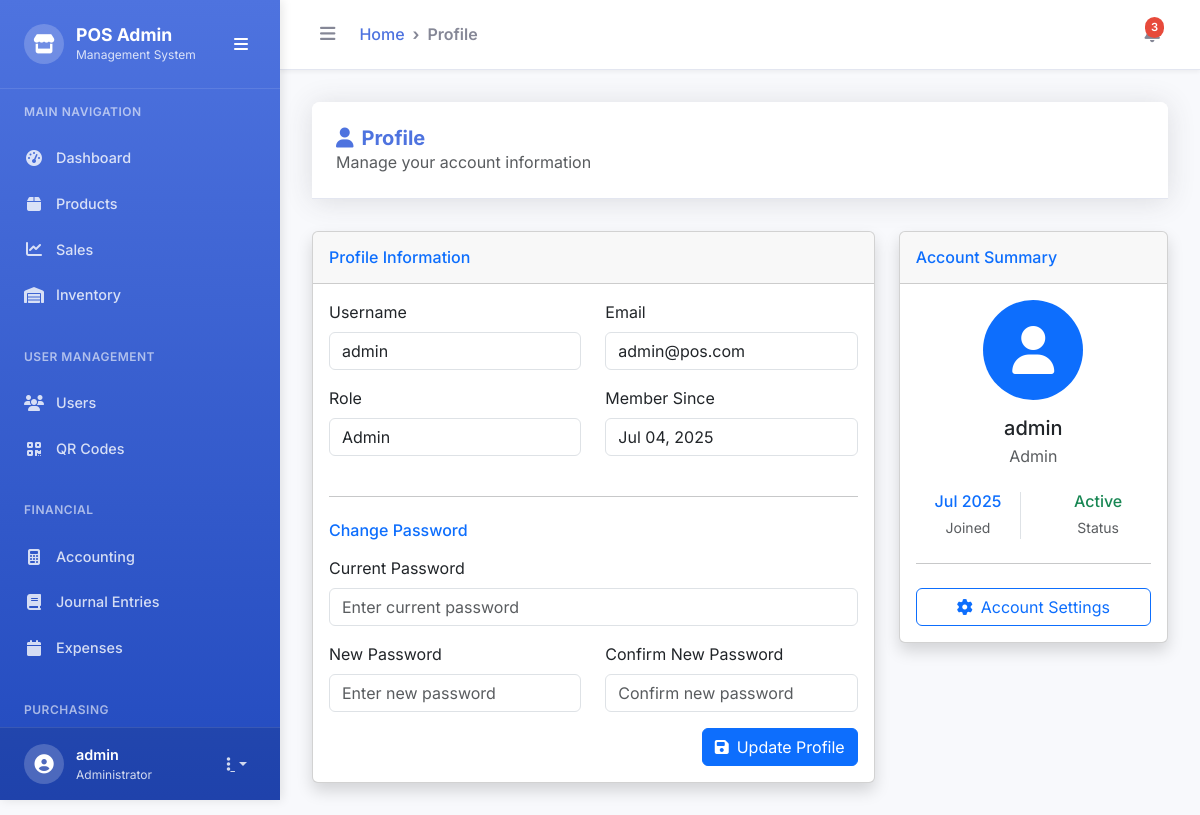
/admin/profile.php (signed in), run on an earlier commit of the app's database.
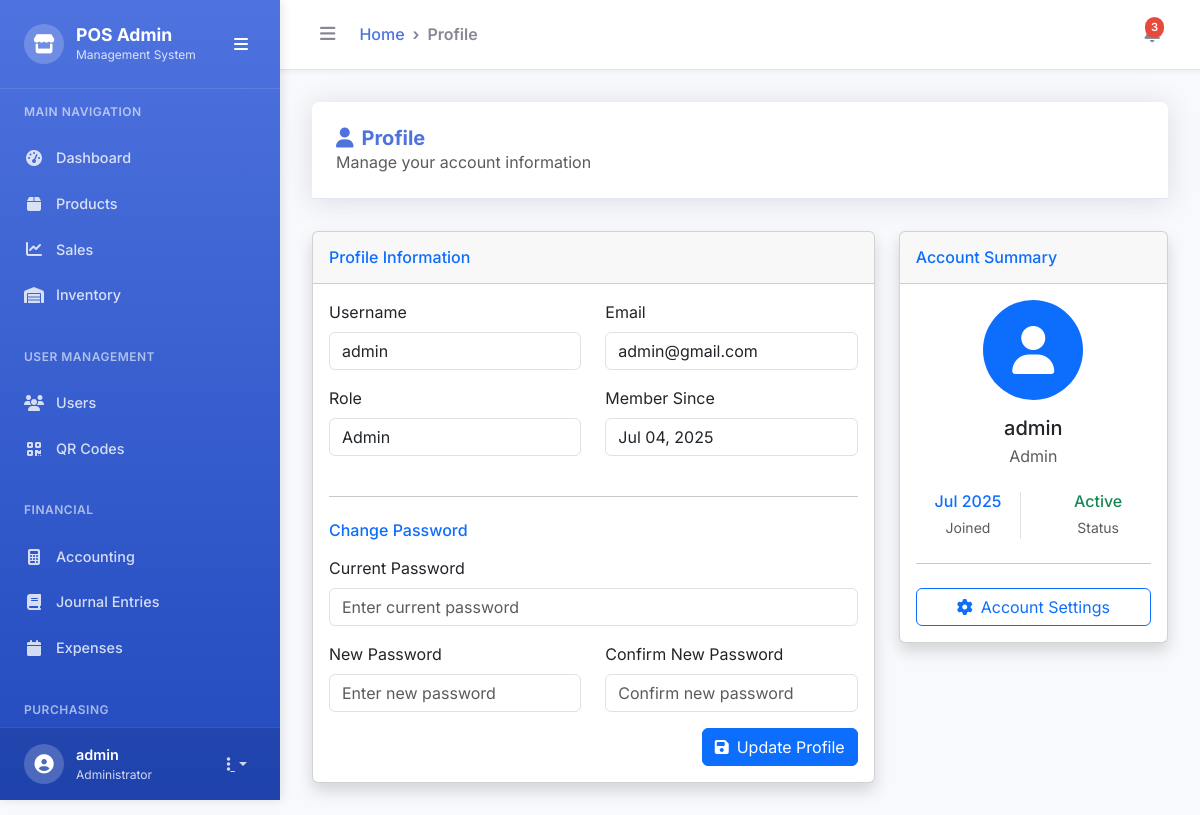
And on a later commit of the database.
### tables this page shows
CREATE TABLE IF NOT EXISTS `users` (
  `id` int(11) NOT NULL AUTO_INCREMENT,
  `username` varchar(50) NOT NULL,
  `email` varchar(100) NOT NULL,
  `password` varchar(255) NOT NULL,
  `role` enum('admin','users','cashier','manager') DEFAULT 'cashier',
  `created_at` timestamp NULL DEFAULT CURRENT_TIMESTAMP,
  `updated_at` timestamp NULL DEFAULT CURRENT_TIMESTAMP ON UPDATE CURRENT_TIMESTAMP,
  PRIMARY KEY (`id`),
  UNIQUE KEY `username` (`username`),
  UNIQUE KEY `email` (`email`)
);

### includes/auth.php (called while the page is built, shortened)
<?php
function getCurrentUser()
{
      $pdo = getDBConnection();
      $stmt = $pdo->prepare("SELECT * FROM users WHERE id = ?");
      $stmt->execute([$_SESSION['user_id']]);
      return $stmt->fetch(PDO::FETCH_ASSOC);
}

### admin/profile.php (the view, shortened to what the changed rows need)
<?php
require_once '../includes/auth.php';
$user = getCurrentUser();
?>
<!DOCTYPE html>
<html lang="en">
<head>
      <link href="https://cdn.jsdelivr.net/npm/bootstrap@5.3.0/dist/css/bootstrap.min.css" rel="stylesheet">
      <link rel="stylesheet" href="https://cdnjs.cloudflare.com/ajax/libs/font-awesome/6.4.0/css/all.min.css">
      <link rel="stylesheet" href="assets/css/admin.css">
</head>
<body>
      <div class="admin-layout">
            <div class="admin-main">
                  <div class="admin-content">
                        <div class="content-card">
                              <div class="content-card-header">
                                    <h1 class="content-card-title">
                                          <i class="fas fa-user"></i>
                                          Profile
                                    </h1>
                              </div>
                        </div>
                        <div class="row">
                              <div class="col-lg-8">
                                    <div class="card shadow">
                                          <div class="card-body">
                                                <form method="POST" action="">
                                                      <div class="row">
                                                            <div class="col-md-6 mb-3">
                                                                  <label for="username" class="form-label">Username</label>
                                                                  <input type="text" class="form-control" id="username" name="username" value="<?php echo htmlspecialchars($user['username']); ?>" required>
                                                            </div>
                                                            <div class="col-md-6 mb-3">
                                                                  <label for="email" class="form-label">Email</label>
                                                                  <input type="email" class="form-control" id="email" name="email" value="<?php echo htmlspecialchars($user['email']); ?>" required>
                                                            </div>
                                                      </div>
                                                      <div class="row">
                                                            <div class="col-md-6 mb-3">
                                                                  <label for="role" class="form-label">Role</label>
                                                                  <input type="text" class="form-control" id="role" value="<?php echo ucfirst($user['role']); ?>" readonly>
                                                            </div>
                                                            <div class="col-md-6 mb-3">
                                                                  <label for="created_at" class="form-label">Member Since</label>
                                                                  <input type="text" class="form-control" id="created_at" value="<?php echo date('M d, Y', strtotime($user['created_at'])); ?>" readonly>
                                                            </div>
                                                      </div>
                                                </form>
                                          </div>
                                    </div>
                              </div>
                              <div class="col-lg-4">
                                    <div class="card shadow">
                                          <div class="card-body">
                                                <div class="text-center mb-4">
                                                      <div class="bg-primary rounded-circle d-inline-flex align-items-center justify-content-center" style="width: 100px; height: 100px;">
                                                            <i class="fas fa-user fa-3x text-white"></i>
                                                      </div>
                                                      <h5 class="mt-3 mb-1"><?php echo htmlspecialchars($user['username']); ?></h5>
                                                      <p class="text-muted"><?php echo ucfirst($user['role']); ?></p>
                                                </div>
                                                <div class="row text-center">
                                                      <div class="col-6">
                                                            <div class="border-end">
                                                                  <h6 class="text-primary mb-1"><?php echo date('M Y', strtotime($user['created_at'])); ?></h6>
                                                                  <small class="text-muted">Joined</small>
                                                            </div>
                                                      </div>
                                                </div>
                                          </div>
                                    </div>
                              </div>
                        </div>
                  </div>
            </div>
      </div>
</body>
</html>

What changed in the data, as far as the page shows it:
changed users "admin": email "admin@pos.com" → "admin@gmail.com"
